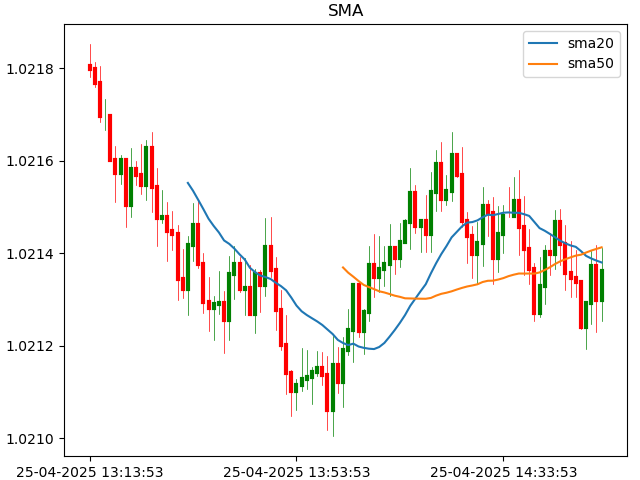

Recreate this plot in Python.
import matplotlib.pyplot as plt
from datetime import datetime,timedelta
import numpy as np
import pandas as pd
import random
import indicator as indi

class SMA:
    def __init__(self):
        self.n=100
        self.fig=plt.figure()
        self.title='SMA'
        self.calc_type='dict'   #'dict' or 'pandas'
        self.indi=indi

    def set_variables(self):
        variables=['time','open','high','low','close']
        var={i:[] for i in variables}
        return var

    def print_data(self,var):
        print(var['time'][-1],f"O:{var['open'][-1]:.5f}",f"H:{var['high'][-1]:.5f}"
              f"L:{var['low'][-1]:.5f}",f"C:{var['close'][-1]:.5f}")

    def get_data(self,var):
        for i in range(self.n):
            t=(datetime.now()+timedelta(minutes=i)).strftime('%d-%m-%Y %H:%M:%S')
            var['time'].append(t)

            if len(var['open'])==0:
                var['open'].append(random.uniform(1,1.2))
                up_close=var['open'][-1]*(1+0.0001)
                down_close=var['open'][-1]*(1-0.0001)
                var['close'].append(random.uniform(down_close,up_close))
            else:
                var['open'].append(var['close'][-1])
                up_close=var['open'][-1]*(1+0.0001)
                down_close=var['open'][-1]*(1-0.0001)
                var['close'].append(random.uniform(down_close,up_close))
        
            if var['open'][-1]<var['close'][-1]:
                price1=var['close'][-1]
                price2=var['open'][-1]
            elif var['open'][-1]>var['close'][-1]:
                price1=var['open'][-1]
                price2=var['close'][-1]
            high=random.uniform(price1,price1*(1+0.00007))
            low=random.uniform(price2,price2*(1-0.00007))
            var['high'].append(high)
            var['low'].append(low)

            #SMA:
            if self.calc_type=='dict':
                n_list=[20,50]
                for n in n_list:
                    self.indi.sma_dict(n,'close',var)

            self.print_data(var)

        if self.calc_type=='pandas':
            df=pd.DataFrame(var)
            n_list=[20,50]
            for n in n_list:
                df[f'sma{n}']=df.apply(lambda row: self.indi.sma_pandas(n,'close',(row,var)),axis=1)
                var[f'sma{n}']=df[f'sma{n}'].to_list()

    def plot_data(self,var):
        self.fig.subplots_adjust(top=0.95,bottom=0.05,right=0.98,left=0.1,hspace=0,wspace=0)
        ax=self.fig.add_subplot()

        ax.clear()
        ax.set_title(self.title)
        ax.set_xticks(np.arange(0,len(var['time']),40))

        for i in range(len(var['time'])):
            if var['open'][i]>var['close'][i]:
                ccolor='r'
            elif var['open'][i]<var['close'][i]:
                ccolor='g'
            else:
                ccolor='gray'
            ax.plot([var['time'][i]]*2,[var['open'][i],var['close'][i]],c=ccolor,lw=3)
            ax.plot([var['time'][i]]*2,[var['high'][i],var['low'][i]],c=ccolor,lw=0.5)

        #PLOT SMA:
        sma_keys=[k for k in var.keys() if 'sma' in k]
        if len(sma_keys)>=1:
            for sma in sma_keys:
                ax.plot(var['time'],var[sma],lw=1.5,label=sma)
            ax.legend()

        plt.show()

obj=SMA()
var=obj.set_variables()
obj.get_data(var)
obj.plot_data(var)
